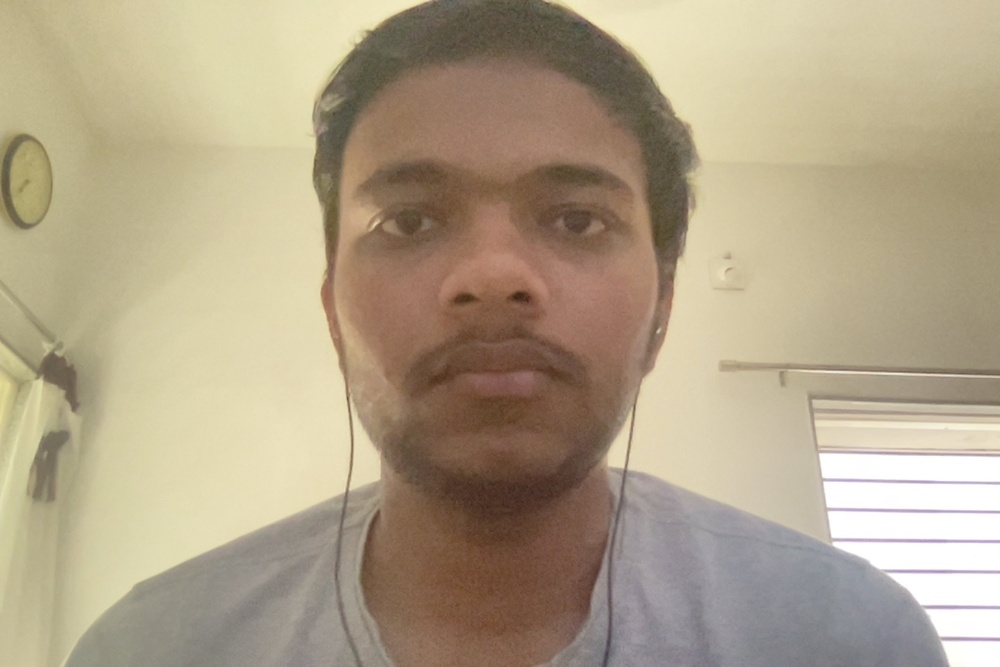
#> input picture anuj.jpg, 1000 x 667 px, shrunk from 1440 x 960 before the run, found by its file name
$ python main.py
#> lines starting #> are read from the running program, lines starting #| are printed output that depends on the picture; after the words box and inside, x2 and y2 are one past the last pixel; in counts of white or black regions, pixels touching at a corner belong together
#face detection in still images
import cv2
from google.colab.patches import cv2_imshow
face_cascade = cv2.CascadeClassifier("/content/opencvTutorial/files/haarcascade_frontalface_default.xml")

img = cv2.imread("/content/anuj.jpg")
#> img is the input picture: shape (667, 1000, 3); mean B, G, R 136.5, 161.8, 176.3
#converting  it to grascale
gray=cv2.cvtColor(img,cv2.COLOR_BGR2GRAY)
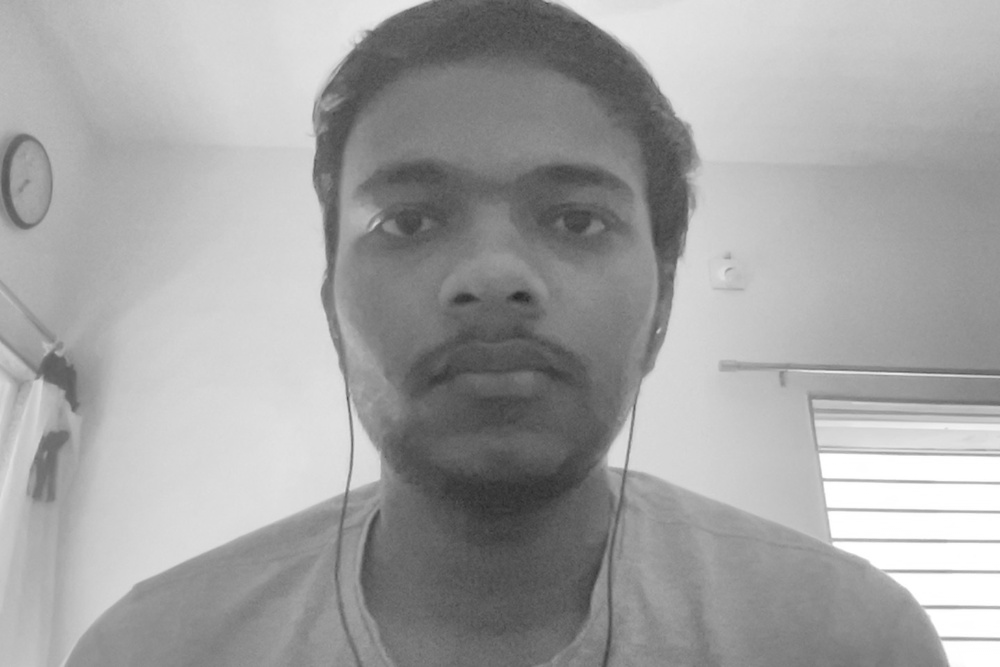
#> gray: shape (667, 1000); min 37, max 255, mean 163.2
faces = face_cascade.detectMultiScale(gray,1.5,5)
#> faces = [[293, 54, 410, 410]]
#print faces
for (x,y,w,h) in faces :
  cv2.rectangle(img,(x,y),(x+w,y+h),(0,255,0),3)
#> this loop made 1 pass
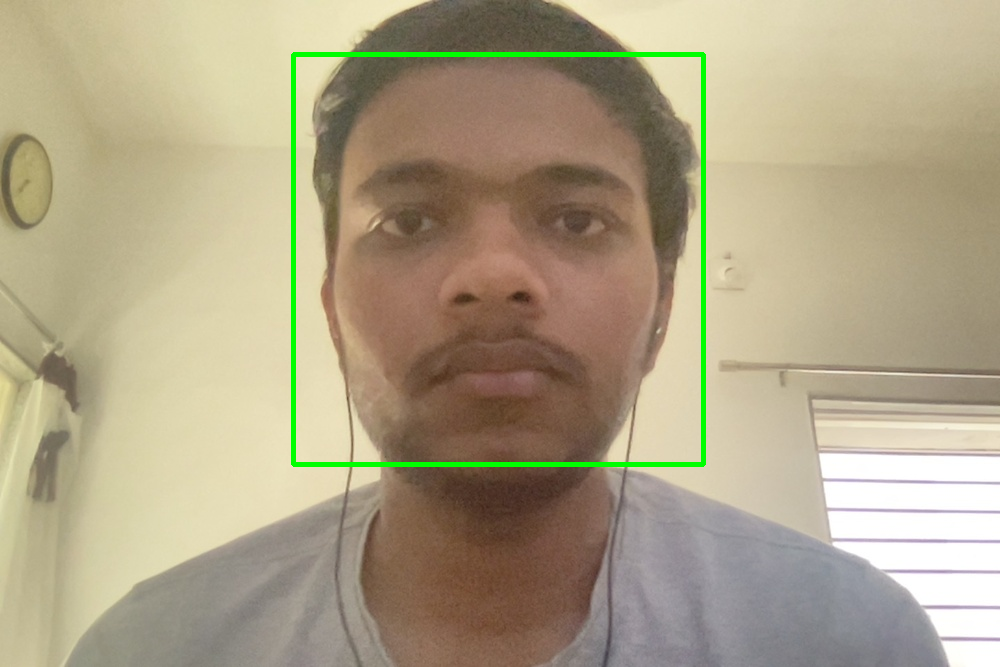
#> img: shape (667, 1000, 3); 1.23% of pixels changed, all inside (x1, y1, x2, y2) = (291, 52, 706, 467)
cv2_imshow(img)
